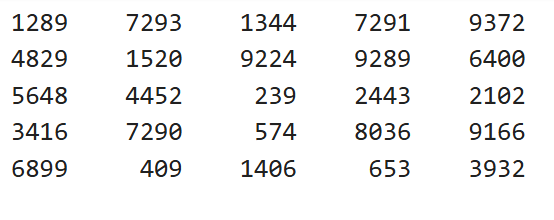
#> input picture test1_basic/ocr_test.png, 554 x 220 px
$ jupyter execute ocr_gui.ipynb
#> lines starting #> are read from the running program, lines starting #| are printed output that depends on the picture
[cell 1]
import cv2
import matplotlib.pyplot as plt

img = cv2.imread('ocr_test.png', cv2.IMREAD_GRAYSCALE)
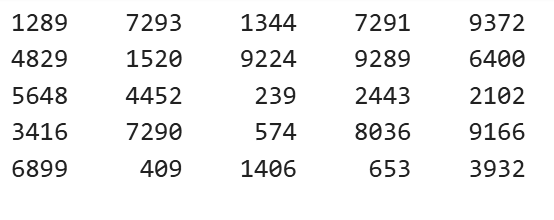
#> img: shape (220, 554); min 33, max 255, mean 241
print(img.shape)
#| (220, 554)

plt.imshow(img, cmap='gray')
plt.axis('off')
plt.colorbar()
plt.show()
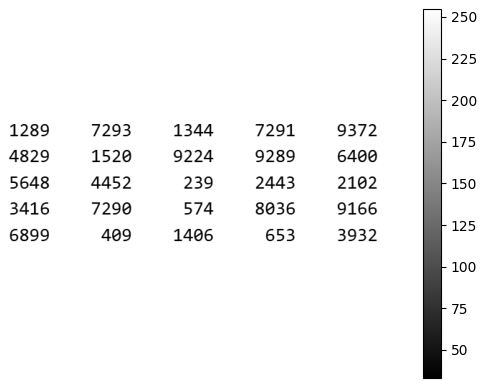
#> figure drawn by matplotlib, 2 panels
